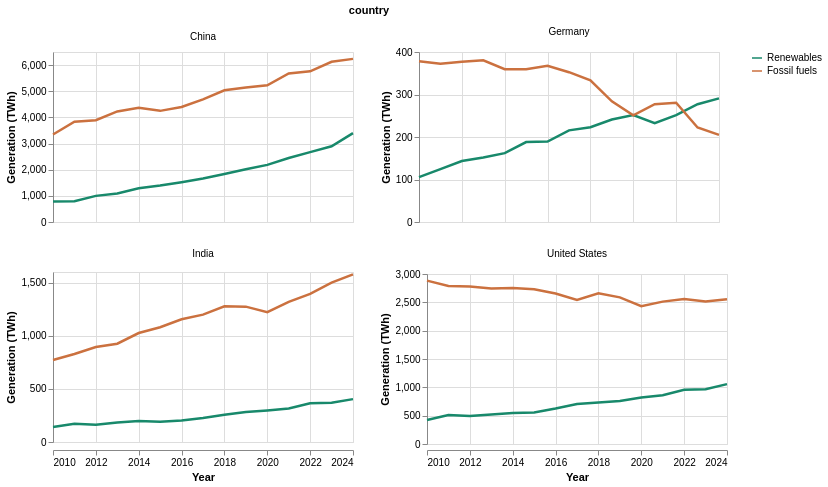

This figure's notebook cell:
### Markdown cell above
## 7. Case studies: China, United States, Germany and India
**Why these four?** These countries are among the largest producers and illustrate contrasting patterns. Historical trajectories help us see whether two-endpoint differences hide major reversals. Because their systems differ in size, each small multiple has an independently scaled vertical axis; comparisons across countries must therefore be made cautiously.

### Code cell
case_countries = ["China", "United States", "Germany", "India"]
cases = countries.loc[
    countries["country"].isin(case_countries) & countries["year"].between(2010, 2024)
].copy()
case_long = cases[["country", "year", "renewables_electricity_twh",
                   "fossil_fuels_electricity_twh"]].melt(
    id_vars=["country", "year"], var_name="source", value_name="twh"
).dropna(subset=["twh"])
case_long["source"] = case_long["source"].map({
    "renewables_electricity_twh": "Renewables",
    "fossil_fuels_electricity_twh": "Fossil fuels"
})

chart5 = alt.Chart(case_long).mark_line(strokeWidth=2.5).encode(
    x=alt.X("year:Q", title="Year", axis=alt.Axis(format="d")),
    y=alt.Y("twh:Q", title="Generation (TWh)", scale=alt.Scale(zero=True)),
    color=alt.Color("source:N", title=None, scale=alt.Scale(
        domain=["Renewables", "Fossil fuels"], range=["#18896b", "#cb713f"]
    )),
    tooltip=["country:N", "year:Q", "source:N", alt.Tooltip("twh:Q", format=",.1f")]
).properties(width=300, height=170).facet("country:N", columns=2).resolve_scale(y="independent")
display(chart5)
print("Note: each country has its own y-axis scale; compare directions, not heights.")

### Figure 1 — Vega-Lite specification as saved in the notebook (floating-point values rounded to 4 significant figures)
{"config": {"view": {"continuousWidth": 300, "continuousHeight": 300}}, "data": {"name": "data-397c3f2a2968a805c821587d1c3a858a"}, "facet": {"field": "country", "type": "nominal"}, "spec": {"mark": {"type": "line", "strokeWidth": 2.5}, "encoding": {"color": {"field": "source", "scale": {"domain": ["Renewables", "Fossil fuels"], "range": ["#18896b", "#cb713f"]}, "title": null, "type": "nominal"}, "tooltip": [{"field": "country", "type": "nominal"}, {"field": "year", "type": "quantitative"}, {"field": "source", "type": "nominal"}, {"field": "twh", "format": ",.1f", "type": "quantitative"}], "x": {"axis": {"format": "d"}, "field": "year", "title": "Year", "type": "quantitative"}, "y": {"field": "twh", "scale": {"zero": true}, "title": "Generation (TWh)", "type": "quantitative"}}, "height": 170, "width": 300}, "columns": 2, "resolve": {"scale": {"y": "independent"}}, "$schema": "https://vega.github.io/schema/vega-lite/v6.4.1.json", "datasets": {"data-397c3f2a2968a805c821587d1c3a858a": [{"country": "China", "year": 2010, "source": "Renewables", "twh": 786.4}, {"country": "China", "year": 2011, "source": "Renewables", "twh": 792.4}, {"country": "China", "year": 2012, "source": "Renewables", "twh": 999.6}, {"country": "China", "year": 2013, "source": "Renewables", "twh": 1093.0}, {"country": "China", "year": 2014, "source": "Renewables", "twh": 1289.0}, {"country": "China", "year": 2015, "source": "Renewables", "twh": 1394.0}, {"country": "China", "year": 2016, "source": "Renewables", "twh": 1523.0}, {"country": "China", "year": 2017, "source": "Renewables", "twh": 1667.0}, {"country": "China", "year": 2018, "source": "Renewables", "twh": 1835.0}, {"country": "China", "year": 2019, "source": "Renewables", "twh": 2015.0}, {"country": "China", "year": 2020, "source": "Renewables", "twh": 2185.0}, {"country": "China", "year": 2021, "source": "Renewables", "twh": 2449.0}, {"country": "China", "year": 2022, "source": "Renewables", "twh": 2671.0}, {"country": "China", "year": 2023, "source": "Renewables", "twh": 2894.0}, {"country": "China", "year": 2024, "source": "Renewables", "twh": 3399.0}, {"country": "Germany", "year": 2010, "source": "Renewables", "twh": 105.4}, {"country": "Germany", "year": 2011, "source": "Renewables", "twh": 124.4}, {"country": "Germany", "year": 2012, "source": "Renewables", "twh": 143.4}, {"country": "Germany", "year": 2013, "source": "Renewables", "twh": 151.9}, {"country": "Germany", "year": 2014, "source": "Renewables", "twh": 161.9}, {"country": "Germany", "year": 2015, "source": "Renewables", "twh": 188.1}, {"country": "Germany", "year": 2016, "source": "Renewables", "twh": 189.1}, {"country": "Germany", "year": 2017, "source": "Renewables", "twh": 215.7}, {"country": "Germany", "year": 2018, "source": "Renewables", "twh": 222.9}, {"country": "Germany", "year": 2019, "source": "Renewables", "twh": 241.2}, {"country": "Germany", "year": 2020, "source": "Renewables", "twh": 251.5}, {"country": "Germany", "year": 2021, "source": "Renewables", "twh": 232.5}, {"country": "Germany", "year": 2022, "source": "Renewables", "twh": 251.5}, {"country": "Germany", "year": 2023, "source": "Renewables", "twh": 277.1}, {"country": "Germany", "year": 2024, "source": "Renewables", "twh": 290.9}, {"country": "India", "year": 2010, "source": "Renewables", "twh": 141.5}, {"country": "India", "year": 2011, "source": "Renewables", "twh": 171.9}, {"country": "India", "year": 2012, "source": "Renewables", "twh": 161.8}, {"country": "India", "year": 2013, "source": "Renewables", "twh": 183.0}, {"country": "India", "year": 2014, "source": "Renewables", "twh": 198.5}, {"country": "India", "year": 2015, "source": "Renewables", "twh": 191.7}, {"country": "India", "year": 2016, "source": "Renewables", "twh": 201.4}, {"country": "India", "year": 2017, "source": "Renewables", "twh": 226.0}, {"country": "India", "year": 2018, "source": "Renewables", "twh": 256.1}, {"country": "India", "year": 2019, "source": "Renewables", "twh": 282.0}, {"country": "India", "year": 2020, "source": "Renewables", "twh": 297.2}, {"country": "India", "year": 2021, "source": "Renewables", "twh": 315.5}, {"country": "India", "year": 2022, "source": "Renewables", "twh": 364.4}, {"country": "India", "year": 2023, "source": "Renewables", "twh": 370.0}, {"country": "India", "year": 2024, "source": "Renewables", "twh": 403.4}, {"country": "United States", "year": 2010, "source": "Renewables", "twh": 424.5}, {"country": "United States", "year": 2011, "source": "Renewables", "twh": 509.7}, {"country": "United States", "year": 2012, "source": "Renewables", "twh": 492.3}, {"country": "United States", "year": 2013, "source": "Renewables", "twh": 520.4}, {"country": "United States", "year": 2014, "source": "Renewables", "twh": 546.8}, {"country": "United States", "year": 2015, "source": "Renewables", "twh": 556.5}, {"country": "United States", "year": 2016, "source": "Renewables", "twh": 624.9}, {"country": "United States", "year": 2017, "source": "Renewables", "twh": 707.2}, {"country": "United States", "year": 2018, "source": "Renewables", "twh": 733.2}, {"country": "United States", "year": 2019, "source": "Renewables", "twh": 760.8}, {"country": "United States", "year": 2020, "source": "Renewables", "twh": 821.4}, {"country": "United States", "year": 2021, "source": "Renewables", "twh": 861.6}, {"country": "United States", "year": 2022, "source": "Renewables", "twh": 958.1}, {"country": "United States", "year": 2023, "source": "Renewables", "twh": 964.7}, {"country": "United States", "year": 2024, "source": "Renewables", "twh": 1057.0}, {"country": "China", "year": 2010, "source": "Fossil fuels", "twh": 3346.0}, {"country": "China", "year": 2011, "source": "Fossil fuels", "twh": 3833.0}, {"country": "China", "year": 2012, "source": "Fossil fuels", "twh": 3890.0}, {"country": "China", "year": 2013, "source": "Fossil fuels", "twh": 4227.0}, {"country": "China", "year": 2014, "source": "Fossil fuels", "twh": 4372.0}, {"country": "China", "year": 2015, "source": "Fossil fuels", "twh": 4250.0}, {"country": "China", "year": 2016, "source": "Fossil fuels", "twh": 4397.0}, {"country": "China", "year": 2017, "source": "Fossil fuels", "twh": 4689.0}, {"country": "China", "year": 2018, "source": "Fossil fuels", "twh": 5036.0}, {"country": "China", "year": 2019, "source": "Fossil fuels", "twh": 5140.0}, {"country": "China", "year": 2020, "source": "Fossil fuels", "twh": 5228.0}, {"country": "China", "year": 2021, "source": "Fossil fuels", "twh": 5678.0}, {"country": "China", "year": 2022, "source": "Fossil fuels", "twh": 5760.0}, {"country": "China", "year": 2023, "source": "Fossil fuels", "twh": 6128.0}, {"country": "China", "year": 2024, "source": "Fossil fuels", "twh": 6237.0}, {"country": "Germany", "year": 2010, "source": "Fossil fuels", "twh": 378.2}, {"country": "Germany", "year": 2011, "source": "Fossil fuels", "twh": 372.6}, {"country": "Germany", "year": 2012, "source": "Fossil fuels", "twh": 377.0}, {"country": "Germany", "year": 2013, "source": "Fossil fuels", "twh": 380.5}, {"country": "Germany", "year": 2014, "source": "Fossil fuels", "twh": 359.7}, {"country": "Germany", "year": 2015, "source": "Fossil fuels", "twh": 359.2}, {"country": "Germany", "year": 2016, "source": "Fossil fuels", "twh": 367.8}, {"country": "Germany", "year": 2017, "source": "Fossil fuels", "twh": 352.5}, {"country": "Germany", "year": 2018, "source": "Fossil fuels", "twh": 333.4}, {"country": "Germany", "year": 2019, "source": "Fossil fuels", "twh": 283.9}, {"country": "Germany", "year": 2020, "source": "Fossil fuels", "twh": 250.9}, {"country": "Germany", "year": 2021, "source": "Fossil fuels", "twh": 277.2}, {"country": "Germany", "year": 2022, "source": "Fossil fuels", "twh": 280.6}, {"country": "Germany", "year": 2023, "source": "Fossil fuels", "twh": 222.4}, {"country": "Germany", "year": 2024, "source": "Fossil fuels", "twh": 205.1}, {"country": "India", "year": 2010, "source": "Fossil fuels", "twh": 771.8}, {"country": "India", "year": 2011, "source": "Fossil fuels", "twh": 828.2}, {"country": "India", "year": 2012, "source": "Fossil fuels", "twh": 893.5}, {"country": "India", "year": 2013, "source": "Fossil fuels", "twh": 924.9}, {"country": "India", "year": 2014, "source": "Fossil fuels", "twh": 1025.0}, {"country": "India", "year": 2015, "source": "Fossil fuels", "twh": 1081.0}, {"country": "India", "year": 2016, "source": "Fossil fuels", "twh": 1156.0}, {"country": "India", "year": 2017, "source": "Fossil fuels", "twh": 1199.0}, {"country": "India", "year": 2018, "source": "Fossil fuels", "twh": 1277.0}, {"country": "India", "year": 2019, "source": "Fossil fuels", "twh": 1274.0}, {"country": "India", "year": 2020, "source": "Fossil fuels", "twh": 1222.0}, {"country": "India", "year": 2021, "source": "Fossil fuels", "twh": 1319.0}, {"country": "India", "year": 2022, "source": "Fossil fuels", "twh": 1394.0}, {"country": "India", "year": 2023, "source": "Fossil fuels", "twh": 1500.0}, {"country": "India", "year": 2024, "source": "Fossil fuels", "twh": 1578.0}, {"country": "United States", "year": 2010, "source": "Fossil fuels", "twh": 2882.0}, {"country": "United States", "year": 2011, "source": "Fossil fuels", "twh": 2789.0}, {"country": "United States", "year": 2012, "source": "Fossil fuels", "twh": 2779.0}, {"country": "United States", "year": 2013, "source": "Fossil fuels", "twh": 2746.0}, {"country": "United States", "year": 2014, "source": "Fossil fuels", "twh": 2752.0}, {"country": "United States", "year": 2015, "source": "Fossil fuels", "twh": 2730.0}, {"country": "United States", "year": 2016, "source": "Fossil fuels", "twh": 2657.0}, {"country": "United States", "year": 2017, "source": "Fossil fuels", "twh": 2540.0}, {"country": "United States", "year": 2018, "source": "Fossil fuels", "twh": 2661.0}, {"country": "United States", "year": 2019, "source": "Fossil fuels", "twh": 2588.0}, {"country": "United States", "year": 2020, "source": "Fossil fuels", "twh": 2432.0}, {"country": "United States", "year": 2021, "source": "Fossil fuels", "twh": 2512.0}, {"country": "United States", "year": 2022, "source": "Fossil fuels", "twh": 2557.0}, {"country": "United States", "year": 2023, "source": "Fossil fuels", "twh": 2514.0}, {"country": "United States", "year": 2024, "source": "Fossil fuels", "twh": 2553.0}]}}
